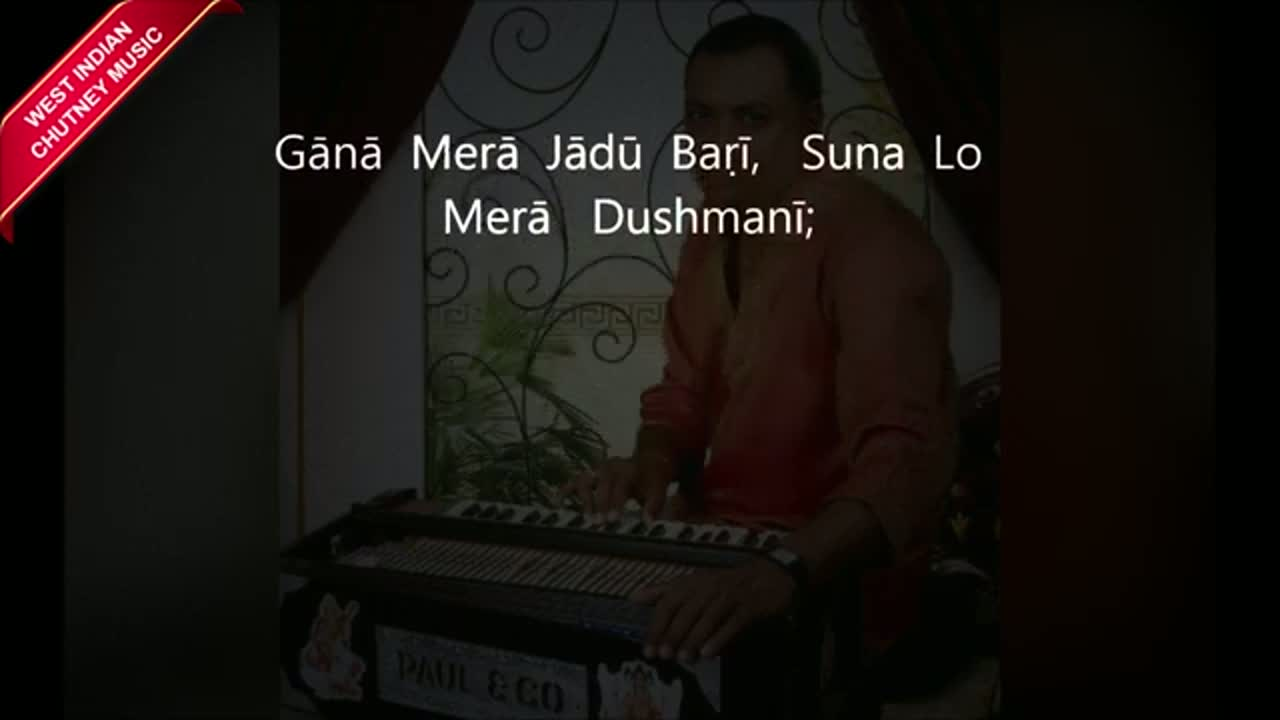
#> input picture tmp/gunga-gaana-gaaway-frames/frame-001.jpg, 1280 x 720 px, given in place of hanuman-chalisa-lata-mangeshkar.png, which was not available
$ python render_tiktok.py ../tmp/gunga-gaana-gaaway-frames/frame-001.jpg
#> lines starting #> are read from the running program, lines starting #| are printed output that depends on the picture; after the words box and inside, x2 and y2 are one past the last pixel; in counts of white or black regions, pixels touching at a corner belong together
"""Vertical promo for Bhajan Library: real covers, singers, and an original bed."""

import math
import subprocess
import sys
from pathlib import Path

import numpy as np
from PIL import Image, ImageDraw, ImageFilter, ImageFont

ROOT = Path(__file__).resolve().parents[1]
W, H = 1080, 1920
FPS = 24
SECONDS = 16
SR = 44100

NAVY = (19, 32, 51)
SAFFRON = (196, 120, 26)
IVORY = (247, 249, 252)
CREAM = (243, 230, 207)
MUTED = (196, 206, 216)
PAGE = (228, 235, 243)
PAGE_SHADE = (183, 195, 209)

GEORGIA = r"C:\Windows\Fonts\georgia.ttf"
GEORGIA_BOLD = r"C:\Windows\Fonts\georgiab.ttf"
SEGOE = r"C:\Windows\Fonts\segoeui.ttf"
SEGOE_BOLD = r"C:\Windows\Fonts\segoeuib.ttf"

OUT = Path(__file__).with_name("bhajan-library-tiktok.mp4")
SILENT = Path(__file__).with_name("_silent.mp4")
WAV = Path(__file__).with_name("_bed.wav")

SHELVES = [
    (ROOT / "public/images/hanuman-chalisa-lata-mangeshkar.png", "Hanuman Chalisa"),
    (ROOT / "public/images/folders/garba/cover.jpg", "Garba"),
    (ROOT / "public/images/folders/chutney-style-bhajan/cover.jpg", "Chutney Bhajan"),
    (ROOT / "public/images/folders/birthday-songs/cover.jpg", "Birthday"),
]
SINGERS = [
    (ROOT / "public/images/krishna-das.jpg", "Krishna Das"),
    (ROOT / "public/images/jagjit-singh.jpg", "Jagjit Singh"),
    (ROOT / "public/images/sonu-nigam.jpg", "Sonu Nigam"),
    (ROOT / "public/images/falguni-pathak.jpg", "Falguni Pathak"),
    (ROOT / "public/images/mukesh.jpg", "Mukesh"),
    (ROOT / "public/images/diljit-dosanjh.jpg", "Diljit Dosanjh"),
]


def font(path: str, size: int) -> ImageFont.FreeTypeFont:
    return ImageFont.truetype(path, size)


def ease(t: float) -> float:
    t = max(0.0, min(1.0, t))
    return t * t * (3 - 2 * t)


# [4 lines left out: function fade, not called in this run]


def lerp(a: float, b: float, t: float) -> float:
    return a + (b - a) * t


def square_crop(path: Path, size: int) -> Image.Image:
#> called with size = 460
    im = Image.open(path).convert("RGB")
#> im is the input picture: PIL image 1280x720 RGB; mean R, G, B 25, 20, 16.7
    w, h = im.size
#> w = 1280; h = 720
    side = min(w, h)
#> side = 720
    left = (w - side) // 2
#> left = 280
    top = max(0, (h - side) // 5)
#> top = 0
    if top + side > h:
        top = h - side
    im = im.crop((left, top, left + side, top + side))
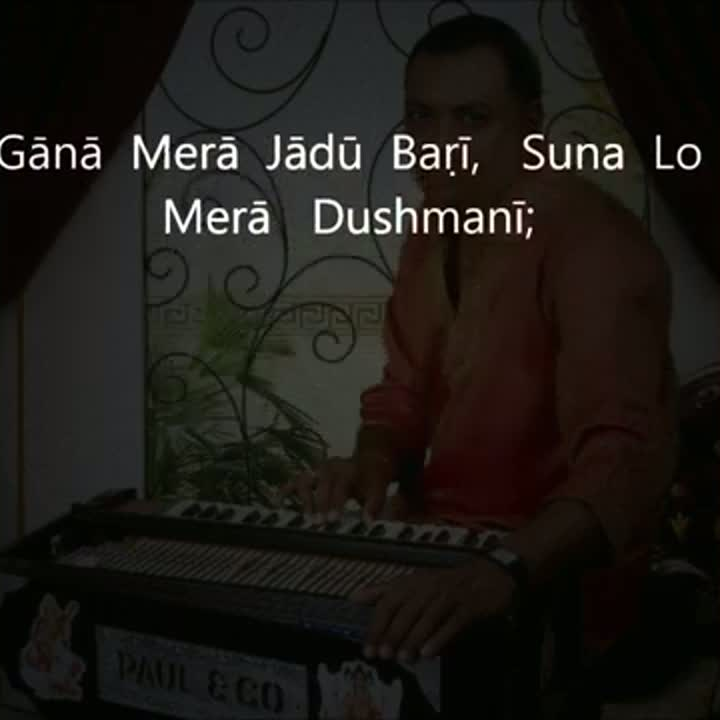
#> im: PIL image 720x720 RGB; mean R, G, B 29.7, 27, 22.6
    return im.resize((size, size), Image.Resampling.LANCZOS)


def rounded(im: Image.Image, radius: int) -> Image.Image:
#> called with radius = 36
    out = im.convert("RGBA")
    mask = Image.new("L", out.size, 0)
#> mask: PIL image 460x460 L; every value is 0
    ImageDraw.Draw(mask).rounded_rectangle(
        (0, 0, out.width - 1, out.height - 1), radius=radius, fill=255
    )
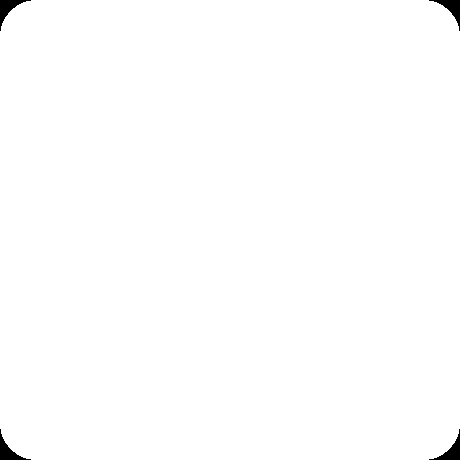
#> mask: PIL image 460x460 L; 99.5% white; 4 black regions, box (x1, y1, x2, y2) and area: (0, 0, 31, 31) 287, (429, 0, 460, 31) 287, (0, 429, 31, 460) 287, (429, 429, 460, 460) 287
    out.putalpha(mask)
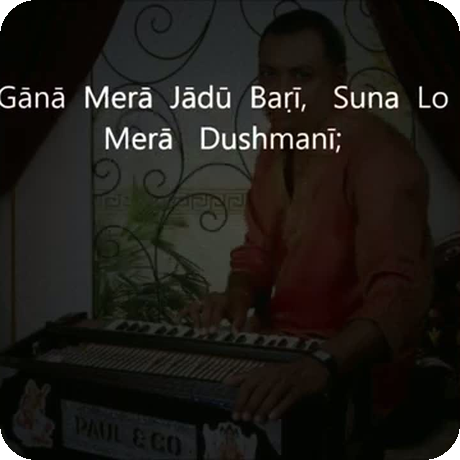
#> out: PIL image 460x460 RGBA; mean R, G, B, A 29.7, 27, 22.6, 253.6; transparent parts drawn white
    return out


# [6 lines left out: function circled, not called in this run]


def load_assets() -> dict:
    shelves = []
    for path, title in SHELVES:
        card = rounded(square_crop(path, 460), 36)
        shelves.append((card, title))
#> pass 2 of the loop in load_assets, `for path, title in SHELVES:`:
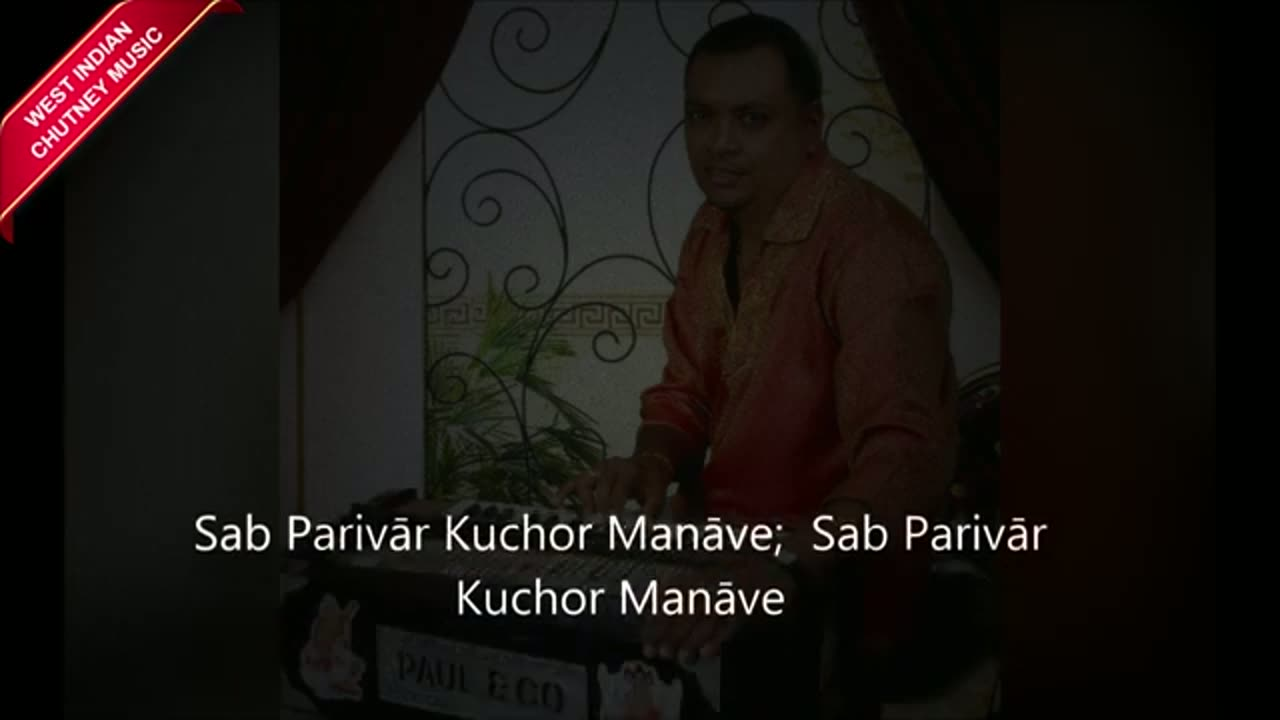
#> input picture tmp/gunga-gaana-gaaway-frames/frame-002.jpg, 1280 x 720 px, given in place of cover.jpg, which was not available
#> in square_crop, im is the input picture: PIL image 1280x720 RGB; mean R, G, B 25.3, 20.4, 17.1
#> in square_crop (call 2), `im = im.crop((left, top, left + side, top + side))`:
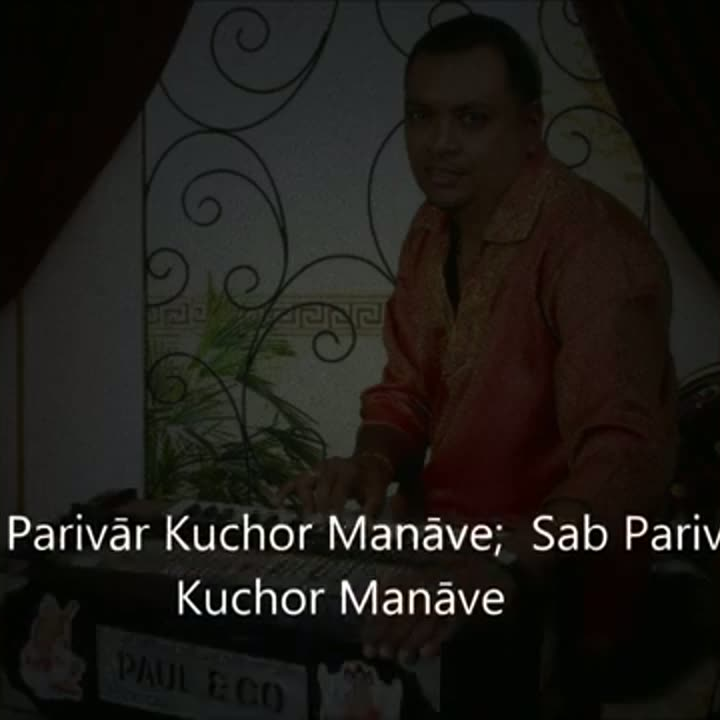
#> im: PIL image 720x720 RGB; mean R, G, B 29.6, 27.1, 22.8
    singers = []
    for path, name in SINGERS:
        singers.append((circled(square_crop(path, 250)), name))
    return {"shelves": shelves, "singers": singers}


def text_width(draw: ImageDraw.ImageDraw, text: str, face: ImageFont.FreeTypeFont) -> int:
    box = draw.textbbox((0, 0), text, font=face)
    return box[2] - box[0]


# [300 lines left out: functions blit_text, draw_mark, paint_background, paste, frame_at, hit and 4 more, not called in this run]


def main() -> None:
    assets = load_assets()
    if "--preview" in sys.argv:
        folder = Path(__file__).with_name("preview")
        folder.mkdir(exist_ok=True)
        faces = {
            "title": font(GEORGIA_BOLD, 72),
            "title_sm": font(GEORGIA_BOLD, 54),
            "head": font(GEORGIA, 48),
            "body": font(GEORGIA, 36),
            "label": font(SEGOE_BOLD, 28),
            "kicker": font(SEGOE_BOLD, 26),
            "url": font(GEORGIA, 42),
        }
        for t in (1.6, 4.2, 8.0, 12.2, 15.2):
            frame_at(t, assets, faces).save(folder / f"t-{t:.1f}.jpg", quality=88)
            print("preview", t)
        return
    print("music")
    write_wav(WAV, synth_bed())
    render_video(assets)
    mux()
    SILENT.unlink(missing_ok=True)
    WAV.unlink(missing_ok=True)
    print("wrote", OUT, OUT.stat().st_size)


if __name__ == "__main__":
#> (the run stopped early here; a loop or call above may not have finished)
